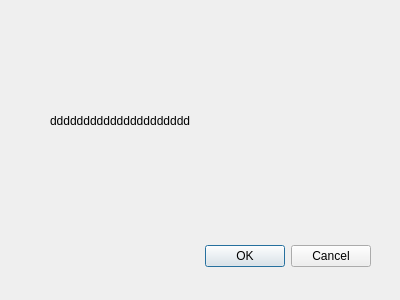
<?xml version="1.0" encoding="UTF-8"?>
<ui version="4.0">
 <class>Dialog</class>
 <widget class="QDialog" name="Dialog">
  <property name="geometry">
   <rect>
    <x>0</x>
    <y>0</y>
    <width>400</width>
    <height>300</height>
   </rect>
  </property>
  <property name="windowTitle">
   <string>Dialog</string>
  </property>
  <widget class="QDialogButtonBox" name="buttonBox">
   <property name="geometry">
    <rect>
     <x>30</x>
     <y>240</y>
     <width>341</width>
     <height>32</height>
    </rect>
   </property>
   <property name="orientation">
    <enum>Qt::Horizontal</enum>
   </property>
   <property name="standardButtons">
    <set>QDialogButtonBox::Cancel|QDialogButtonBox::Ok</set>
   </property>
  </widget>
  <widget class="QLabel" name="label">
   <property name="geometry">
    <rect>
     <x>50</x>
     <y>40</y>
     <width>301</width>
     <height>161</height>
    </rect>
   </property>
   <property name="text">
    <string>ddddddddddddddddddddd</string>
   </property>
  </widget>
 </widget>
 <resources/>
 <connections>
  <connection>
   <sender>buttonBox</sender>
   <signal>accepted()</signal>
   <receiver>Dialog</receiver>
   <slot>accept()</slot>
   <hints>
    <hint type="sourcelabel">
     <x>248</x>
     <y>254</y>
    </hint>
    <hint type="destinationlabel">
     <x>157</x>
     <y>274</y>
    </hint>
   </hints>
  </connection>
  <connection>
   <sender>buttonBox</sender>
   <signal>rejected()</signal>
   <receiver>Dialog</receiver>
   <slot>reject()</slot>
   <hints>
    <hint type="sourcelabel">
     <x>316</x>
     <y>260</y>
    </hint>
    <hint type="destinationlabel">
     <x>286</x>
     <y>274</y>
    </hint>
   </hints>
  </connection>
 </connections>
</ui>
